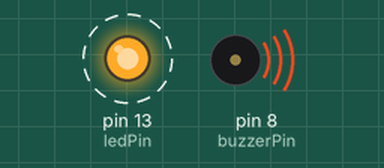
Simulated run of this sketch. Board: Arduino Uno, built with avr-gcc and run on an emulated ATmega328P. On the bench: output pins drawn as LEDs (lit = HIGH), buzzer (waves = sounding, pin HIGH). Dashed ring = blinking.

Above: at 0.02 s.
Timing chart, 0 to 3.0 s (numbered marks = the images above):
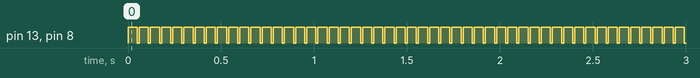

The sketch:

buzzer.ino
```cpp
const int buzzerPin = 8;
const int ledPin = 13;

void beep(int pin, int d1, int d2) {
	digitalWrite(ledPin, HIGH);
	analogWrite(pin, 255);

	delay(d1);

	analogWrite(pin, 0);
	digitalWrite(ledPin, LOW);

	delay(d2);
}

void setup() {
	pinMode(buzzerPin, OUTPUT);
	pinMode(ledPin, OUTPUT);
}

void loop() {
	beep(buzzerPin, 50, 10);
}
```

Measured:
- by itself, pin 13 (ledPin), pin 8 (buzzerPin): alternates HIGH for 0.05 s and LOW for 0.01 s
